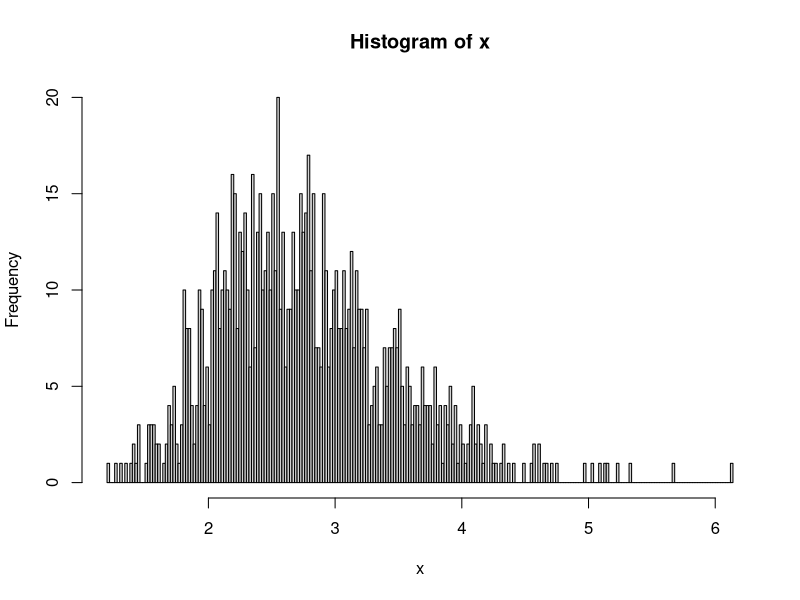
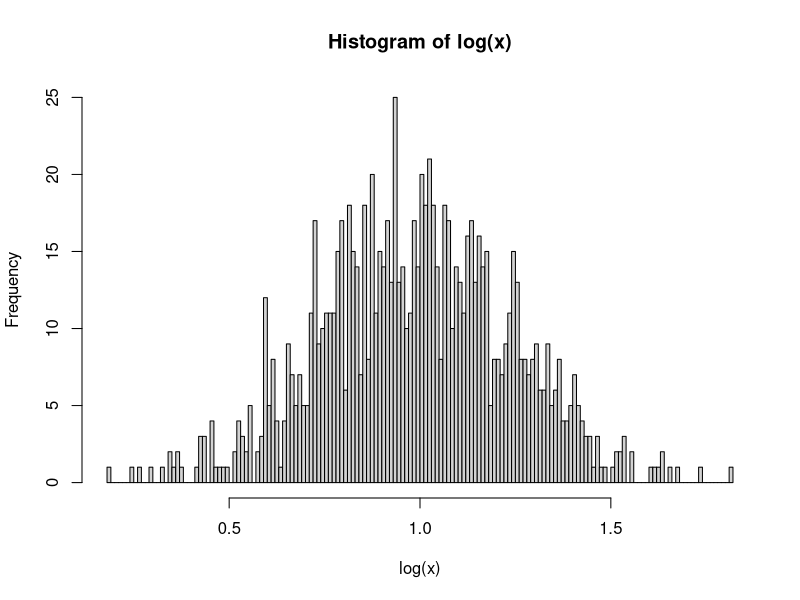

These charts were generated, in order, by the following R code:
## ---- chunk 1
knitr::opts_chunk$set(echo = TRUE)
## ---- chunk 2
x = rlnorm(1000, meanlog=1, sdlog=.25)
## ---- chunk 3
hist(x,200)
hist(log(x),200)
